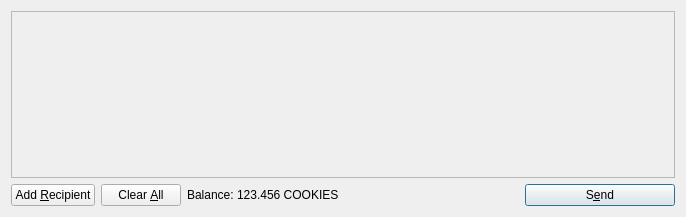
<?xml version="1.0" encoding="UTF-8"?>
<ui version="4.0">
 <class>SendCoinsDialog</class>
 <widget class="QDialog" name="SendCoinsDialog">
  <property name="geometry">
   <rect>
    <x>0</x>
    <y>0</y>
    <width>686</width>
    <height>217</height>
   </rect>
  </property>
  <property name="windowTitle">
   <string>Send Coins</string>
  </property>
  <layout class="QVBoxLayout" name="verticalLayout">
   <item>
    <widget class="QScrollArea" name="scrollArea">
     <property name="widgetResizable">
      <bool>true</bool>
     </property>
     <widget class="QWidget" name="scrollAreaWidgetContents">
      <property name="geometry">
       <rect>
        <x>0</x>
        <y>0</y>
        <width>666</width>
        <height>165</height>
       </rect>
      </property>
      <layout class="QVBoxLayout" name="verticalLayout_2">
       <property name="margin">
        <number>0</number>
       </property>
       <item>
        <layout class="QVBoxLayout" name="entries">
         <property name="spacing">
          <number>6</number>
         </property>
        </layout>
       </item>
       <item>
        <spacer name="verticalSpacer">
         <property name="orientation">
          <enum>Qt::Vertical</enum>
         </property>
         <property name="sizeHint" stdset="0">
          <size>
           <width>20</width>
           <height>40</height>
          </size>
         </property>
        </spacer>
       </item>
      </layout>
     </widget>
    </widget>
   </item>
   <item>
    <layout class="QHBoxLayout" name="horizontalLayout">
     <item>
      <widget class="QPushButton" name="addButton">
       <property name="toolTip">
        <string>Send to multiple recipients at once</string>
       </property>
       <property name="text">
        <string>Add &amp;Recipient</string>
       </property>
       <property name="icon">
        <iconset resource="../bitcoin.qrc">
         <normaloff>:/icons/add</normaloff>:/icons/add</iconset>
       </property>
       <property name="autoDefault">
        <bool>false</bool>
       </property>
      </widget>
     </item>
     <item>
      <widget class="QPushButton" name="clearButton">
       <property name="sizePolicy">
        <sizepolicy hsizetype="Minimum" vsizetype="Fixed">
         <horstretch>0</horstretch>
         <verstretch>0</verstretch>
        </sizepolicy>
       </property>
       <property name="toolTip">
        <string>Remove all transaction fields</string>
       </property>
       <property name="text">
        <string>Clear &amp;All</string>
       </property>
       <property name="icon">
        <iconset resource="../bitcoin.qrc">
         <normaloff>:/icons/remove</normaloff>:/icons/remove</iconset>
       </property>
       <property name="autoRepeatDelay">
        <number>300</number>
       </property>
       <property name="autoDefault">
        <bool>false</bool>
       </property>
      </widget>
     </item>
     <item>
      <layout class="QHBoxLayout" name="horizontalLayout_2">
       <property name="spacing">
        <number>3</number>
       </property>
       <item>
        <widget class="QLabel" name="label">
         <property name="text">
          <string>Balance:</string>
         </property>
        </widget>
       </item>
       <item>
        <widget class="QLabel" name="labelBalance">
         <property name="cursor">
          <cursorShape>IBeamCursor</cursorShape>
         </property>
         <property name="text">
          <string>123.456 COOKIES</string>
         </property>
         <property name="textInteractionFlags">
          <set>Qt::LinksAccessibleByMouse|Qt::TextSelectableByKeyboard|Qt::TextSelectableByMouse</set>
         </property>
        </widget>
       </item>
      </layout>
     </item>
     <item>
      <spacer name="horizontalSpacer">
       <property name="orientation">
        <enum>Qt::Horizontal</enum>
       </property>
       <property name="sizeHint" stdset="0">
        <size>
         <width>40</width>
         <height>20</height>
        </size>
       </property>
      </spacer>
     </item>
     <item>
      <widget class="QPushButton" name="sendButton">
       <property name="minimumSize">
        <size>
         <width>150</width>
         <height>0</height>
        </size>
       </property>
       <property name="toolTip">
        <string>Confirm the send action</string>
       </property>
       <property name="text">
        <string>S&amp;end</string>
       </property>
       <property name="icon">
        <iconset resource="../bitcoin.qrc">
         <normaloff>:/icons/send</normaloff>:/icons/send</iconset>
       </property>
       <property name="default">
        <bool>true</bool>
       </property>
      </widget>
     </item>
    </layout>
   </item>
  </layout>
 </widget>
 <resources>
  <include location="../bitcoin.qrc"/>
 </resources>
 <connections/>
</ui>
